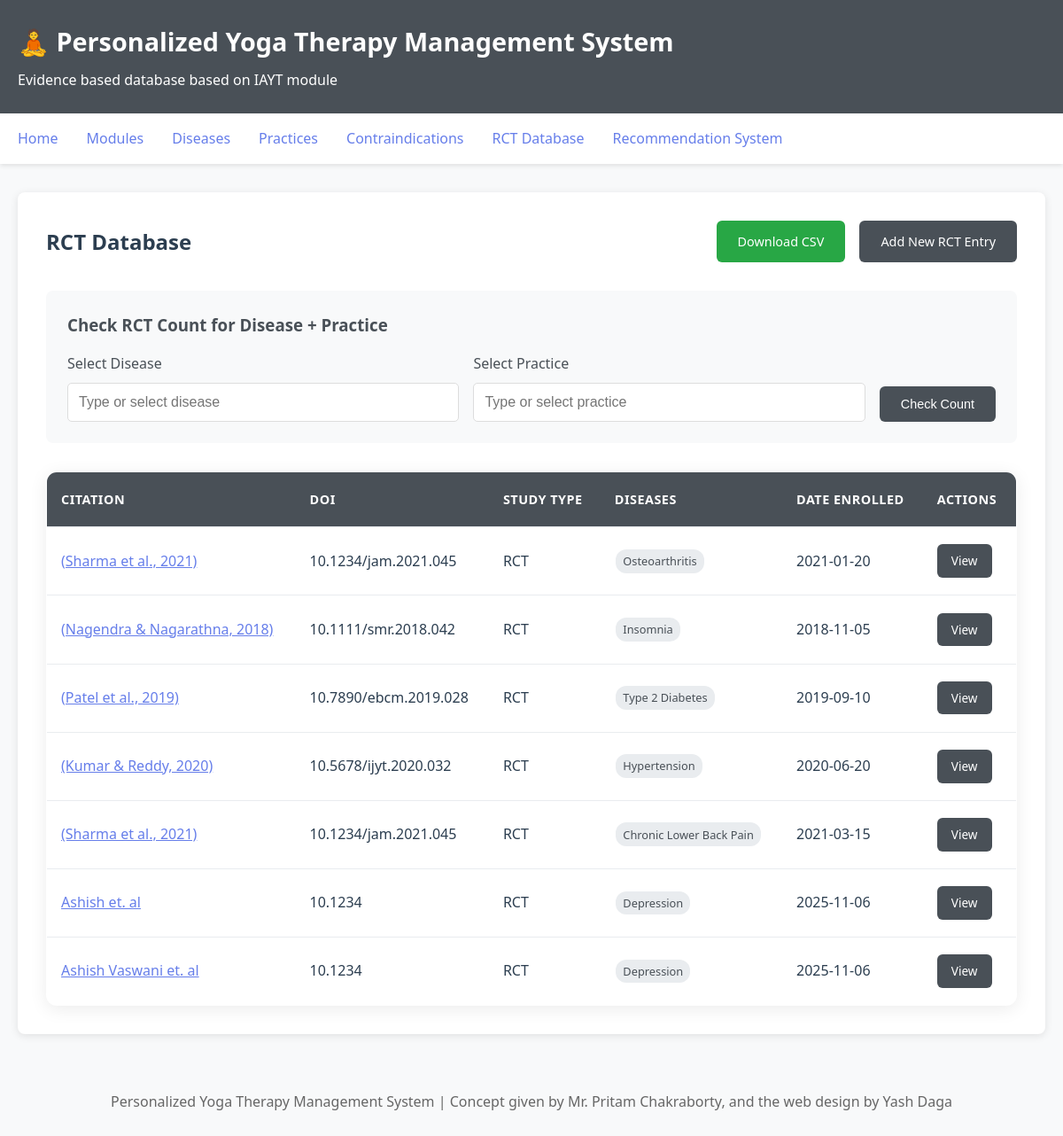
The page /rcts on the database its author committed.
### database/models.py (models this page shows, shortened)
class RCT(Base):
    __tablename__ = 'rcts'
    id = Column(Integer, primary_key=True)
    data_enrolled_date = Column(String(50))  # Calendar type
    database_journal = Column(String(200))  # PubMed, etc.
    keywords = Column(Text)  # Keywords, boolean, filters used
    doi = Column(String(500))
    pmic_nmic = Column(String(200))  # PMIC/NMIC or extra option if not available
    title = Column(Text)
    parenthetical_citation = Column(Text)  # Citation text (optional)
    citation_full = Column(Text)  # Full citation
    study_type = Column(String(100))  # RCT, Clinical Trial, Others
    participant_type = Column(String(500))  # teacher, army, nurse, elderly, etc.
    age_mean = Column(Float)  # Mean age
    age_std_dev = Column(Float)  # Standard deviation
    age_range_calculated = Column(String(100))  # Calculated from mean and std dev
    gender_male = Column(Integer)  # Count
    gender_female = Column(Integer)  # Count
    gender_not_mentioned = Column(Integer)  # Count
    citation_link = Column(String(1000))  # URL to the paper
    intervention_practices = Column(Text)  # JSON: list of practices with categories
    intervention_category = Column(String(200))  # DEPRECATED: Now in intervention_practices
    number_of_days = Column(Integer)  # DEPRECATED: Now in duration fields below
    duration_type = Column(String(20))  # 'days', 'weeks', 'months'
    duration_value = Column(Integer)  # e.g., 12
    frequency_per_duration = Column(String(200))  # e.g., "3 times per week"
    scales = Column(Text)  # Comma separated, can be multiple (moved here from per-symptom)
    results = Column(Text)
    conclusion = Column(Text)  # A line or so
    remarks = Column(Text)  # Optional: report contraindications or special cases
    symptoms = relationship(
        'RCTSymptom',
        secondary=rct_symptom_association,
        backref='rcts'
    )
    diseases = relationship(
        'Disease',
        secondary=rct_disease_association,
        backref='rcts'
    )
    rct_number = Column(Integer)  # RCT number for this category-disease combo

class Disease(Base):
    __tablename__ = 'diseases'
    id = Column(Integer, primary_key=True)
    name = Column(String(200), unique=True, nullable=False)
    description = Column(Text)
    practices = relationship(
        'Practice',
        secondary=disease_practice_association,
        back_populates='diseases'
    )
    contraindications = relationship(
        'Contraindication',
        secondary=disease_contraindication_association,
        back_populates='diseases'
    )

### web/app.py (the view)
@app.route('/rcts')
def list_rcts():
    session = get_db_session()
    try:
        rcts = session.query(RCT).order_by(RCT.id.desc()).all()
        diseases = session.query(Disease).order_by(Disease.name).all()
        practices = session.query(Practice).order_by(Practice.practice_english).all()
        return render_template('rcts.html', rcts=rcts, diseases=diseases, practices=practices)
    except Exception as e:
        flash(f'Error loading RCTs: {str(e)}', 'error')
        return render_template('rcts.html', rcts=[], diseases=[], practices=[])
    finally:
        session.close()

### database/models.py (called while the page is built)
def get_session(db_path='sqlite:///yoga_therapy.db'):
    engine = create_engine(db_path, echo=False)
    Session = sessionmaker(bind=engine)
    return Session()

### web/app.py (called while the page is built)
def get_db_session():
    return get_session(DB_PATH)

### web/templates/rcts.html (shortened to what this page needs)
{% extends "base.html" %}
{% block content %}
<div style="display: flex; justify-content: space-between; align-items: center; margin-bottom: 2rem;">
    <h2>RCT Database</h2>
    <div style="display: flex; gap: 1rem;">
        <a href="/export/rcts/csv" class="btn" style="background: #28a745;">Download CSV</a>
        <a href="/rct/add" class="btn">Add New RCT Entry</a>
    </div>
</div>
<div class="filter-section" style="background: #f8f9fa; padding: 1.5rem; border-radius: 8px; margin-bottom: 2rem;">
    <h3 style="margin-top: 0; margin-bottom: 1rem; color: #495057;">Check RCT Count for Disease + Practice</h3>
    <div style="display: grid; grid-template-columns: 1fr 1fr auto; gap: 1rem; align-items: end;">
        <div class="form-group" style="margin-bottom: 0; position: relative;">
            <label for="filter_disease" style="display: block; margin-bottom: 0.5rem; color: #495057; font-weight: 500;">Select Disease</label>
            <input type="text" id="filter_disease" name="filter_disease"
                   placeholder="Type or select disease" style="width: 100%; padding: 0.75rem;" autocomplete="off">
        </div>
        <div class="form-group" style="margin-bottom: 0; position: relative;">
            <label for="filter_practice" style="display: block; margin-bottom: 0.5rem; color: #495057; font-weight: 500;">Select Practice</label>
            <input type="text" id="filter_practice" name="filter_practice"
                   placeholder="Type or select practice" style="width: 100%; padding: 0.75rem;" autocomplete="off">
        </div>
        <button type="button" class="btn" onclick="checkRctCount()" style="padding: 0.75rem 1.5rem; white-space: nowrap;">Check Count</button>
    </div>
</div>
{% if rcts %}
<table class="data-table">
    <thead>
        <tr>
            <th>Citation</th>
            <th>DOI</th>
            <th>Study Type</th>
            <th>Diseases</th>
            <th>Date Enrolled</th>
            <th>Actions</th>
        </tr>
    </thead>
    <tbody>
        {% for rct in rcts %}
        <tr>
            <td>
                {% if rct.citation_link %}
                <a href="{{ rct.citation_link }}" target="_blank" style="color: #667eea;">
                    {{ rct.parenthetical_citation[:60] if rct.parenthetical_citation else 'N/A' }}{% if rct.parenthetical_citation and rct.parenthetical_citation|length > 60 %}...{% endif %}
                </a>
                {% else %}
                    {{ rct.parenthetical_citation[:60] if rct.parenthetical_citation else 'N/A' }}{% if rct.parenthetical_citation and rct.parenthetical_citation|length > 60 %}...{% endif %}
                {% endif %}
            </td>
            <td>{{ rct.doi or '-' }}</td>
            <td>{{ rct.study_type or '-' }}</td>
            <td>
                {% if rct.diseases %}
                    {% for disease in rct.diseases %}
                        <span class="disease-tag-small">{{ disease.name }}</span>
                    {% endfor %}
                {% else %}
                    -
                {% endif %}
            </td>
            <td>{{ rct.data_enrolled_date or '-' }}</td>
            <td>
                <a href="/rct/{{ rct.id }}" class="btn" style="padding: 0.5rem 1rem; font-size: 0.85rem; margin-right: 0.5rem;">View</a>
            </td>
        </tr>
        {% endfor %}
    </tbody>
</table>
{% else %}
<div style="padding: 2rem; text-align: center; background: #f8f9fa; border-radius: 8px;">
    <p style="color: #666; margin-bottom: 1rem;">No RCT entries found.</p>
    <a href="/rct/add" class="btn">Add First RCT Entry</a>
</div>
{% endif %}
{% endblock %}

### web/templates/base.html (style rules this page uses)
* { margin: 0; padding: 0; box-sizing: border-box; }
body { font-family: 'Segoe UI', Tahoma, Geneva, Verdana, sans-serif; line-height: 1.6; color: #2c3e50; background-color: #f8f9fa; }
.btn { display: inline-block; padding: 0.75rem 1.5rem; background: #495057; color: white; text-decoration: none; border-radius: 6px; border: none; cursor: pointer; font-size: 0.9rem; font-weight: 500; transition: background 0.3s ease; }
.form-group { margin-bottom: 1.5rem; }
.form-group label { display: block; margin-bottom: 0.5rem; font-weight: 500; color: #555; }
.form-group input, .form-group select, .form-group textarea { width: 100%; padding: 0.7rem; border: 1px solid #ddd; border-radius: 5px; font-size: 1rem; }
table { width: 100%; border-collapse: collapse; margin-top: 1rem; background: white; border-radius: 12px; overflow: hidden; box-shadow: 0 4px 20px rgba(0,0,0,0.08); border: 1px solid #e9ecef; }
th, td { padding: 1.2rem 1rem; text-align: left; border-bottom: 1px solid #e9ecef; }
th { background: #495057; font-weight: 600; color: white; font-size: 0.9rem; text-transform: uppercase; letter-spacing: 0.5px; }
tr:last-child td { border-bottom: none; }

### web/templates/rcts.html (style rules this page uses)
.disease-tag-small { display: inline-block; background: #e9ecef; color: #495057; padding: 0.2rem 0.5rem; border-radius: 12px; font-size: 0.8rem; margin: 0.1rem; }

### rows shown on the page
RCT: parenthetical_citation "(Sharma et al., 2021)", doi "10.1234/jam.2021.045", study_type "RCT", data_enrolled_date "2021-01-20"
Disease: name "Osteoarthritis"
RCT: parenthetical_citation "(Nagendra & Nagarathna, 2018)", doi "10.1111/smr.2018.042", study_type "RCT", data_enrolled_date "2018-11-05"
Disease: name "Insomnia"
RCT: parenthetical_citation "(Patel et al., 2019)", doi "10.7890/ebcm.2019.028", study_type "RCT", data_enrolled_date "2019-09-10"
Disease: name "Type 2 Diabetes"
RCT: parenthetical_citation "(Kumar & Reddy, 2020)", doi "10.5678/ijyt.2020.032", study_type "RCT", data_enrolled_date "2020-06-20"
Disease: name "Hypertension"
RCT: parenthetical_citation "(Sharma et al., 2021)", doi "10.1234/jam.2021.045", study_type "RCT", data_enrolled_date "2021-03-15"
Disease: name "Chronic Lower Back Pain"
RCT: parenthetical_citation "Ashish et. al", doi "10.1234", study_type "RCT", data_enrolled_date "2025-11-06"
Disease: name "Depression"
RCT: parenthetical_citation "Ashish Vaswani et. al", doi "10.1234", study_type "RCT", data_enrolled_date "2025-11-06"
